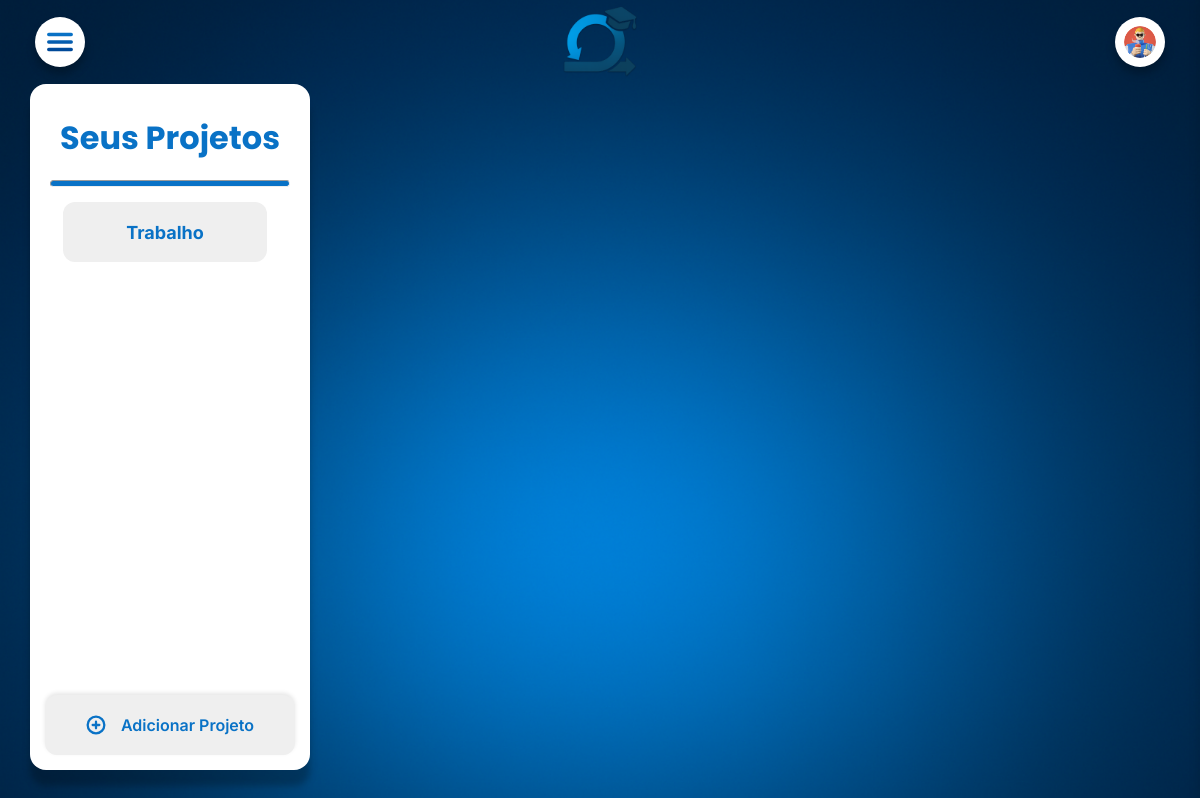
The page / (signed in) on the database its author committed.
### public/models.py (models this page shows, shortened)
class UsuarioPersonalizado(AbstractUser):
    USERNAME_FIELD = 'matricula'
    REQUIRED_FIELDS = ['email', 'username'] # 'email' e 'username' seriam campos obrigatórios ao criar superusuário.
    matricula = models.CharField(
        max_length=50,
        unique=True,
        blank=True, # Permite que seja vazio, dependendo de como você usa USERNAME_FIELD
        null=True,  # Permite que seja nulo no banco de dados
        help_text="Matrícula única do usuário."
    )
    nome_completo = models.CharField(
        max_length=255,
        blank=True,
        help_text="Nome completo do usuário."
    )
    TIPO_USUARIO_CHOICES = (
        ('aluno', 'Aluno'),
        ('professor', 'Professor'),
    )
    tipo_usuario = models.CharField(
        max_length=10,
        choices=TIPO_USUARIO_CHOICES,
        default='aluno',
        help_text="Define se o usuário é um aluno ou um professor."
    )
    avatar = models.CharField(
        max_length=255,
        blank=True,
        null=True,
        default='public/images/User.svg',
        help_text="Caminho para o arquivo de avatar do usuário."
    )
    class Meta:
        verbose_name = "Usuário Personalizado"
        verbose_name_plural = "Usuários Personalizados"

class Projeto(models.Model):
    nome = models.CharField(max_length=200)
    descricao = models.TextField(blank=True)
    data_criacao = models.DateTimeField(default=timezone.now)
    data_inicio = models.DateTimeField(null=True, blank=True)
    data_limite = models.DateTimeField(null=True, blank=True)
    data_ultima_atualizacao = models.DateTimeField(auto_now=True)
    iteration_duration = models.PositiveIntegerField(default=2)
    iteration_unit = models.CharField(max_length=10, default='weeks') # 'weeks' or 'days'
    status_update_text = models.TextField(blank=True, null=True, help_text="Texto da última atualização de status do projeto.")
    status = models.CharField(
        max_length=20,
        choices=StatusProjetoChoices.choices,
        default=StatusProjetoChoices.PLANEJAMENTO
    )
    responsavel = models.ForeignKey(
        'UsuarioPersonalizado',
        on_delete=models.PROTECT,
        related_name='projetos_responsavel'
    )
    participantes = models.ManyToManyField(
        'UsuarioPersonalizado',
        related_name='projetos_participante'
    )
    publico = models.BooleanField(default=True)
    ativo = models.BooleanField(default=True)
    versao = models.PositiveIntegerField(default=1)
    observacoes = models.TextField(blank=True, null=True)
    feedback_final = models.TextField(
        blank=True,
        null=True,
        help_text="Feedback final do professor sobre o projeto."
    )
    class Meta:
        verbose_name = 'Projeto'
        verbose_name_plural = 'Projetos'
        ordering = ['-data_criacao']

### public/views.py (the view, shortened to what this page needs)
# urls.py: path('', views.index, name='index'),
@login_required
def index(request):
    is_professor_check = request.user.is_authenticated and request.user.tipo_usuario == 'professor'
    if request.user.tipo_usuario == 'professor':
        projetos_visiveis = Projeto.objects.filter(
            Q(responsavel=request.user) | Q(participantes=request.user)
        ).distinct()
    else:  # Aluno
        projetos_visiveis = Projeto.objects.filter(
            Q(participantes=request.user) & Q(ativo=True)
        ).distinct()
    projetos_atuais = projetos_visiveis.order_by('nome')
    selected_project_id = request.GET.get('projeto_id')
    selected_project = None
    roadmap_milestones = []
    user_tasks_for_project = []
    project_title = "Nenhum projeto selecionado"
    colunas = []
    sprint_atual = None
    colunas_sprint = []
    context = {
        "is_professor": is_professor_check,
        "projetos_atuais": projetos_atuais,
        "selected_project": selected_project,
        "project_title": project_title,
        "roadmap_milestones": roadmap_milestones,
        "user_tasks_for_project": user_tasks_for_project,
        "colunas": colunas,
        "sprint_atual": sprint_atual,
        "colunas_sprint": colunas_sprint,
    }
    return render(request, "public/pages/index.html", context=context)

### public/templates/public/pages/index.html (shortened to what this page needs)
{% extends "public/templates/main.html" %}
{% load static %}
{% block content %}
    {% include "public/templates/parts/header.html" %}
    <div class="main-container">
        {% include "public/templates/parts/abaProjetos.html" %}
    </div>
{% endblock %}

### public/templates/public/templates/parts/header.html
{% load static %}
<header>
    <div class="header-content">
        <div class="menuButton">
            <img src="{% static 'public/images/Menu.svg' %}" alt="Menu">
        </div>
        <img class="logo1" alt="" src="{% static 'public/images/Learn Loop Logo.png' %}">
        <a href="{% url 'public:perfil' %}" style="text-decoration: none;">
            <div class="perfilButton">
                <img src="{% static user.avatar %}" alt="Perfil" style="width: 32px; height: 32px; border-radius: 50%;">
            </div>
        </a>
    </div>
</header>

### public/templates/public/templates/parts/abaProjetos.html
{% load static %}
<div class="aba-de-projetos-container">
    <div class="aba-de-projetos">
        <h1 class="titulo-projetos">Seus Projetos</h1>
        <hr class="linha-projetos">
        <div class="projetos-lista">
            {% for p in projetos_atuais %}
                <a href="{% url 'public:index' %}?projeto_id={{ p.id }}" class="projeto-link" style="text-decoration: none;">
                    {% include "public/templates/parts/projRec.html" %}
                </a>
            {% empty %}
                <p class="nenhum-projeto-mensagem">Nenhum projeto encontrado.</p>
            {% endfor %}
        </div>
        {% if is_professor %}
            <div class ="adicionar-projeto">
                <a href="javascript:void(0);" id="showAddProjectModalButton">
                    <img class="plus-icon" src="{% static 'public/images/Plus circle.svg' %}" alt="Adicionar Projeto">
                    <h4>Adicionar Projeto</h4>
                </a>
            </div>
        {% endif %}
    </div>
</div>

### public/templates/public/templates/parts/projRec.html
<div class="rectangle-div">
    <h4 class="projectName">{{ p.nome }}</h4>
</div>

### rows shown on the page
UsuarioPersonalizado: avatar (picture)
Projeto: nome "Trabalho"
